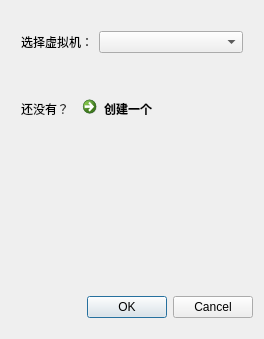
<?xml version="1.0" encoding="UTF-8"?>
<ui version="4.0">
 <class>Form</class>
 <widget class="QWidget" name="Form">
  <property name="geometry">
   <rect>
    <x>0</x>
    <y>0</y>
    <width>264</width>
    <height>339</height>
   </rect>
  </property>
  <property name="sizePolicy">
   <sizepolicy hsizetype="Preferred" vsizetype="Fixed">
    <horstretch>0</horstretch>
    <verstretch>0</verstretch>
   </sizepolicy>
  </property>
  <property name="windowTitle">
   <string>Form</string>
  </property>
  <layout class="QVBoxLayout" name="verticalLayout">
   <item>
    <layout class="QHBoxLayout" name="horizontalLayout">
     <property name="leftMargin">
      <number>10</number>
     </property>
     <property name="topMargin">
      <number>10</number>
     </property>
     <property name="rightMargin">
      <number>10</number>
     </property>
     <property name="bottomMargin">
      <number>10</number>
     </property>
     <item>
      <widget class="QLabel" name="label">
       <property name="text">
        <string>选择虚拟机：</string>
       </property>
      </widget>
     </item>
     <item>
      <widget class="QComboBox" name="comboBox">
       <property name="sizePolicy">
        <sizepolicy hsizetype="Expanding" vsizetype="Fixed">
         <horstretch>0</horstretch>
         <verstretch>0</verstretch>
        </sizepolicy>
       </property>
      </widget>
     </item>
    </layout>
   </item>
   <item>
    <layout class="QHBoxLayout" name="horizontalLayout_2">
     <property name="leftMargin">
      <number>10</number>
     </property>
     <property name="topMargin">
      <number>10</number>
     </property>
     <property name="rightMargin">
      <number>10</number>
     </property>
     <property name="bottomMargin">
      <number>10</number>
     </property>
     <item>
      <widget class="QLabel" name="label_2">
       <property name="sizePolicy">
        <sizepolicy hsizetype="Fixed" vsizetype="Fixed">
         <horstretch>0</horstretch>
         <verstretch>0</verstretch>
        </sizepolicy>
       </property>
       <property name="text">
        <string>还没有？</string>
       </property>
      </widget>
     </item>
     <item>
      <widget class="QCommandLinkButton" name="commandLinkButton">
       <property name="sizePolicy">
        <sizepolicy hsizetype="Fixed" vsizetype="Fixed">
         <horstretch>0</horstretch>
         <verstretch>0</verstretch>
        </sizepolicy>
       </property>
       <property name="text">
        <string>创建一个</string>
       </property>
      </widget>
     </item>
    </layout>
   </item>
   <item>
    <spacer name="verticalSpacer">
     <property name="orientation">
      <enum>Qt::Vertical</enum>
     </property>
     <property name="sizeType">
      <enum>QSizePolicy::Preferred</enum>
     </property>
     <property name="sizeHint" stdset="0">
      <size>
       <width>20</width>
       <height>140</height>
      </size>
     </property>
    </spacer>
   </item>
   <item>
    <widget class="QDialogButtonBox" name="buttonBox">
     <property name="standardButtons">
      <set>QDialogButtonBox::Cancel|QDialogButtonBox::Ok</set>
     </property>
    </widget>
   </item>
  </layout>
 </widget>
 <tabstops>
  <tabstop>comboBox</tabstop>
  <tabstop>commandLinkButton</tabstop>
 </tabstops>
 <resources/>
 <connections/>
</ui>
